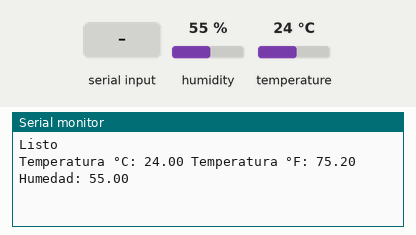
Recording of a sketch running on a simulated Arduino Uno, built with avr-gcc and run on an emulated ATmega328P. On the bench: the last lines printed to the serial monitor. The test bench sets the inputs (shaded band); at power-on: humidity 55 %, temperature 24 °C.

Above: at 1.2 s.
1.3 s: humidity set to 22 %
2.8 s: "1" received over the second serial link
4.3 s: temperature set to 41 °C
At 6.2 s:
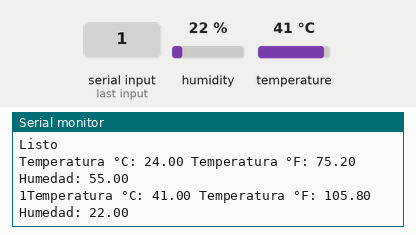
15.1 s: "0" received over the second serial link
At 16.3 s:
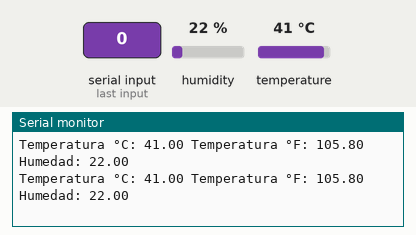
16.6 s: humidity set to 40 %
Timing chart, 0 to 19.1 s (numbered marks = the images above; inputs shaded):
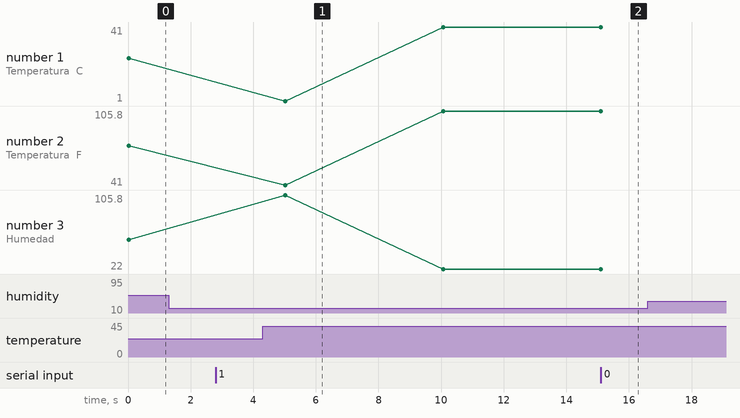

Measured:
- after the input at 4.3 s, the serial monitor: prints a new line after 0.72 s (image 1)
- plotted number 1: 24 → 41 after the input at 4.3 s
- plotted number 2: 75.2 → 105.8 after the input at 4.3 s

The sketch:

obtener_tem_y_humedad.ino
```cpp
#include <DHT.h>
#include <DHT_U.h>
#include <SoftwareSerial.h>


int SENSOR = 2;
float temp, temp_f, hume;

DHT dht(SENSOR, DHT11);
SoftwareSerial bt(10, 11);

void setup(){
  Serial.begin(9600);
  Serial.println("Listo");
  bt.begin(38400);
  dht.begin();
}

void loop(){
  if( bt.available())      //lee bt y envia a monitor
  Serial.write(bt.read());

  if(Serial.available())   // lee monitor y envia a bt
  bt.write(Serial.read());

  temp=dht.readTemperature();
  temp_f=dht.readTemperature(true);
  hume = dht.readHumidity();
  Serial.println("Temperatura °C: "+String(temp)+" Temperatura °F: "+String(temp_f)+" Humedad: "+String(hume));  // escritura en monitor serial de los valores
  delay(5000);
}
```
